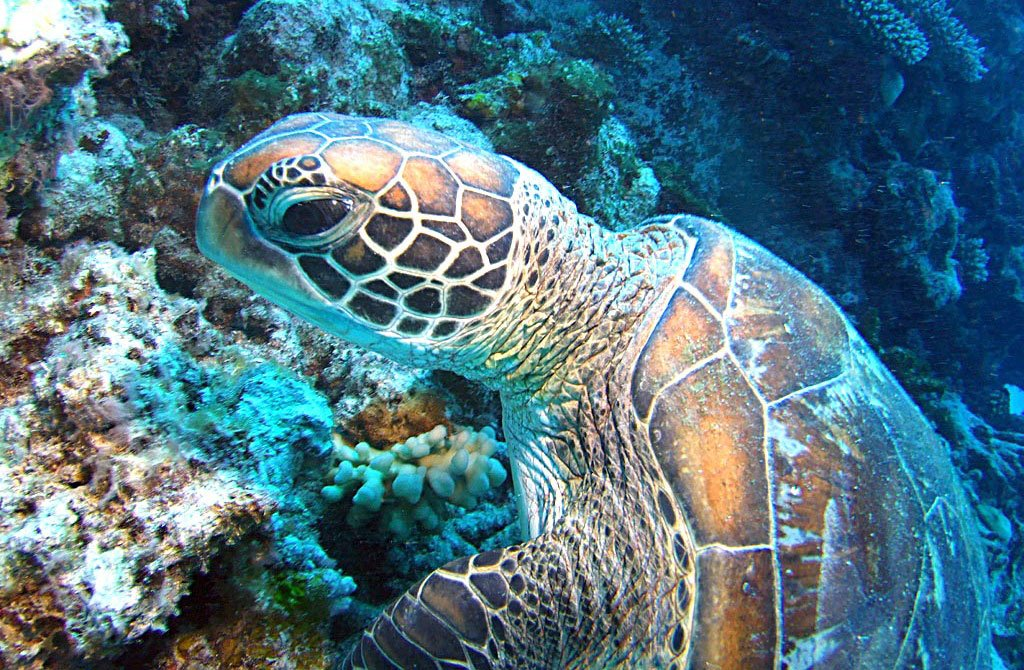
#> input picture notebooks/imgs/Outras/turtle2.jpg, 1024 x 670 px, found by its file name
$ python outline_detector.py
#> lines starting #> are read from the running program, lines starting #| are printed output that depends on the picture; after the words box and inside, x2 and y2 are one past the last pixel; in counts of white or black regions, pixels touching at a corner belong together
import cv2
import numpy as np
import imutils

# image = cv2.imread("imgs/CM002/CM002F8.JPG")[1300:2400, 2100:3200]

# image = cv2.imread("imgs/Outras/greenturtleface1.jpg")
image = cv2.imread("imgs/Outras/turtle2.jpg")[:500, 100:700]
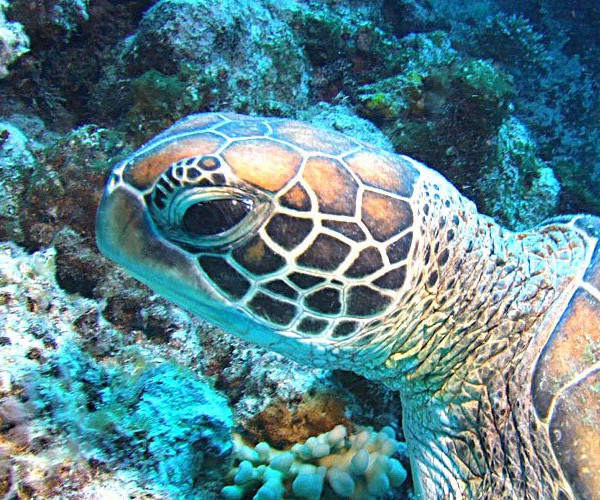
#> image: shape (500, 600, 3); mean B, G, R 140.4, 132.1, 92.5
# image = cv2.imread("imgs/Outras/turtle3.jpg")[:300, :300]

# apenas para escalar a imagem se precisar
scale_percent = 1000 / image.shape[1]
#> scale_percent = 1.67
width = int(image.shape[1] * scale_percent)
#> width = 1000
height = int(image.shape[0] * scale_percent)
#> height = 833
image = cv2.resize(image, (width, height), interpolation = cv2.INTER_AREA)
#> image: shape (833, 1000, 3)

# transformacoes
img_gray = cv2.cvtColor(image, cv2.COLOR_BGR2GRAY)
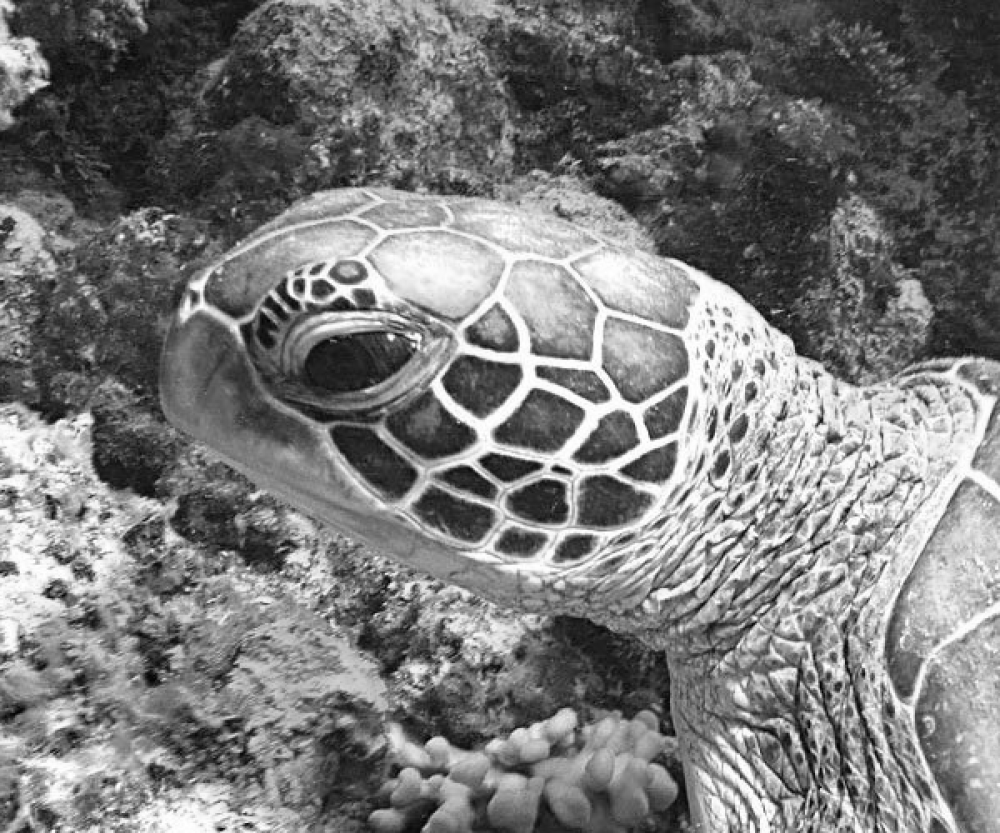
#> img_gray: shape (833, 1000); min 1, max 255, mean 121.1
blurred = cv2.GaussianBlur(img_gray, (11,11), 0)
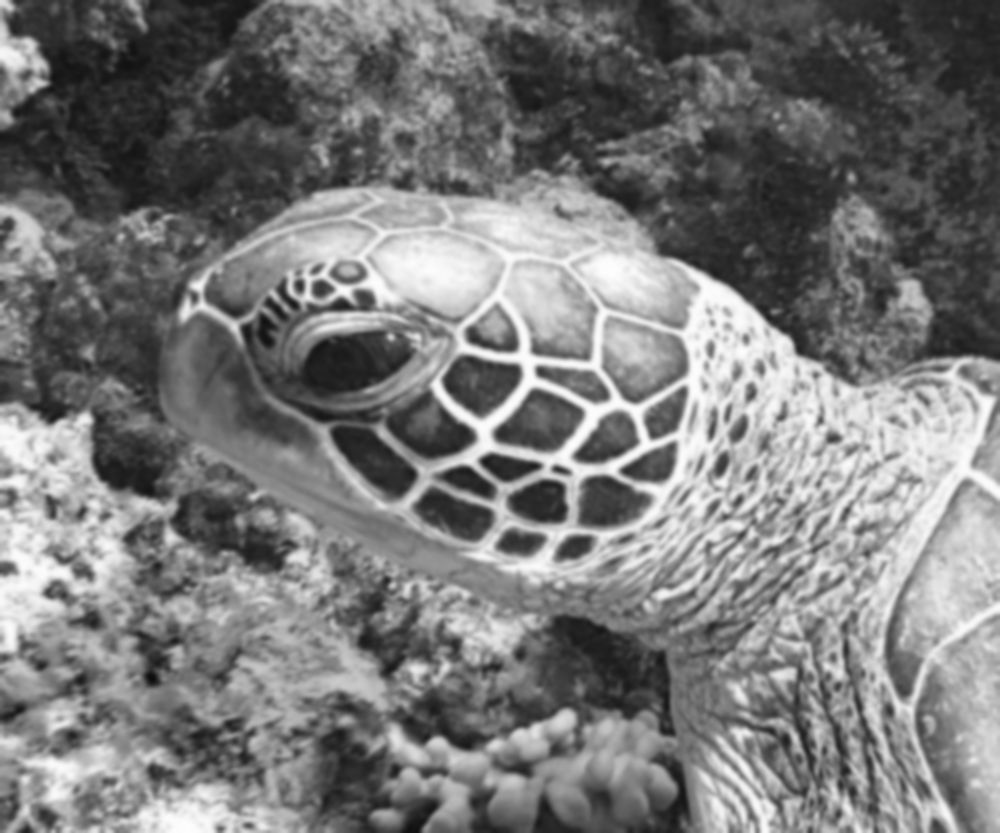
#> blurred: shape (833, 1000); min 11, max 254, mean 121.1
edged = cv2.Canny(blurred, 30, 130, 3, L2gradient = True)
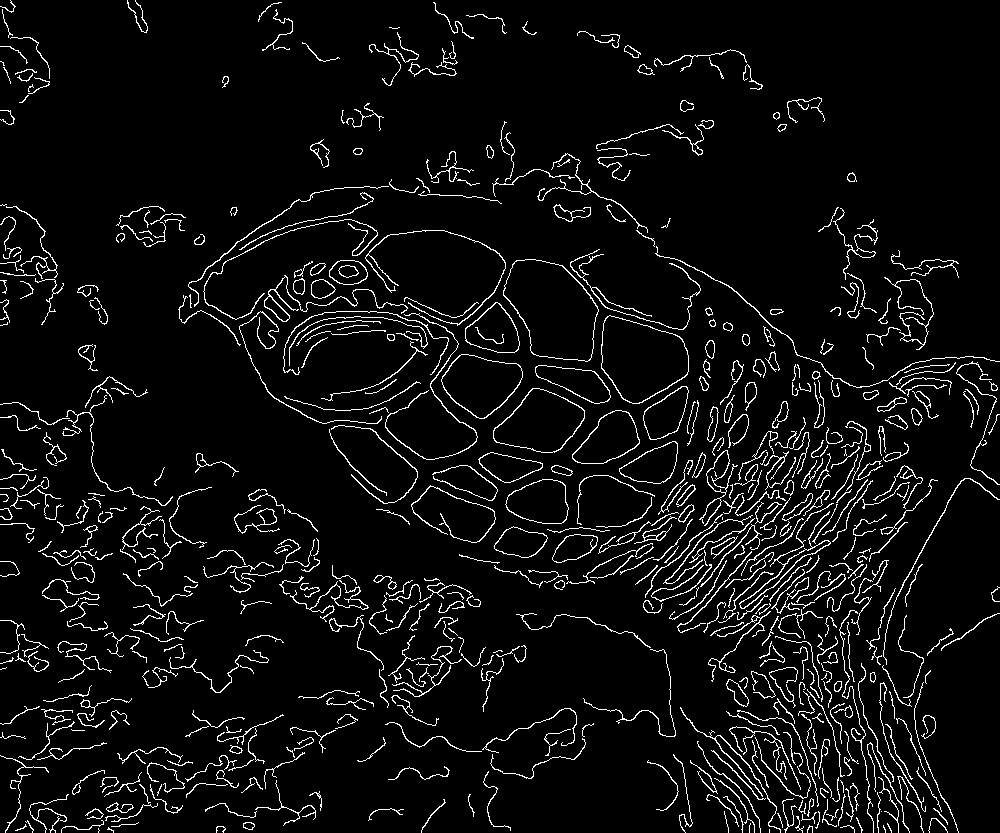
#> edged: shape (833, 1000); 5.6% white in thin lines or dots
# Parametro 4: You can increase the Aperture size when you want to detect more detailed features.
# Parametro 5: Elimina um pouco dos reconhecimentos aleatorios

contours = cv2.findContours(edged.copy(), cv2.RETR_EXTERNAL, cv2.CHAIN_APPROX_SIMPLE)
#> contours = 575 contours, 368 with area under 20; largest, box (x1, y1, x2, y2) and area: (503, 259, 599, 362) 6744, (601, 315, 689, 404) 5468, (493, 388, 585, 453) 3794, (441, 354, 523, 419) 3450, (572, 410, 640, 464) 2218
contours = imutils.grab_contours(contours)
c = max(contours, key=cv2.contourArea)
#> c = contour of 118 points, box (x1, y1, x2, y2) (503, 259, 599, 362), area 6744

cv2.drawContours(image, contours, -1, (0, 255, 0), 2)
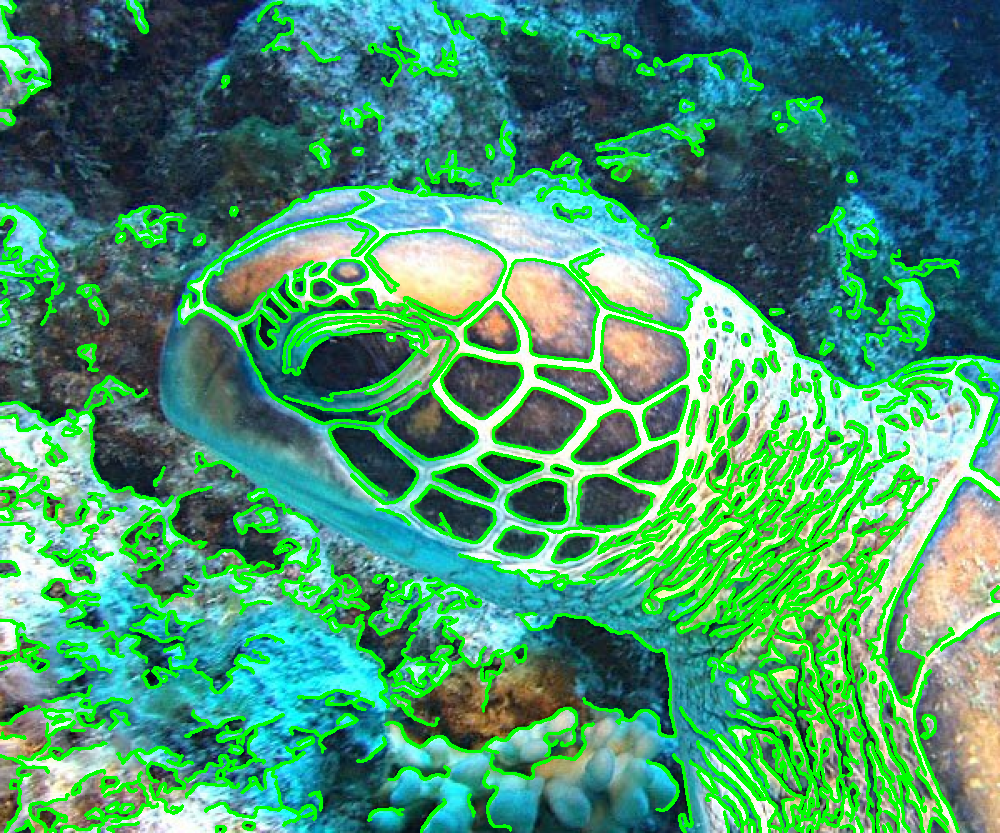
#> image: shape (833, 1000, 3); mean B, G, R 112.8, 149.6, 71.8

cv2.imshow("final", image)
cv2.waitKey(0)
